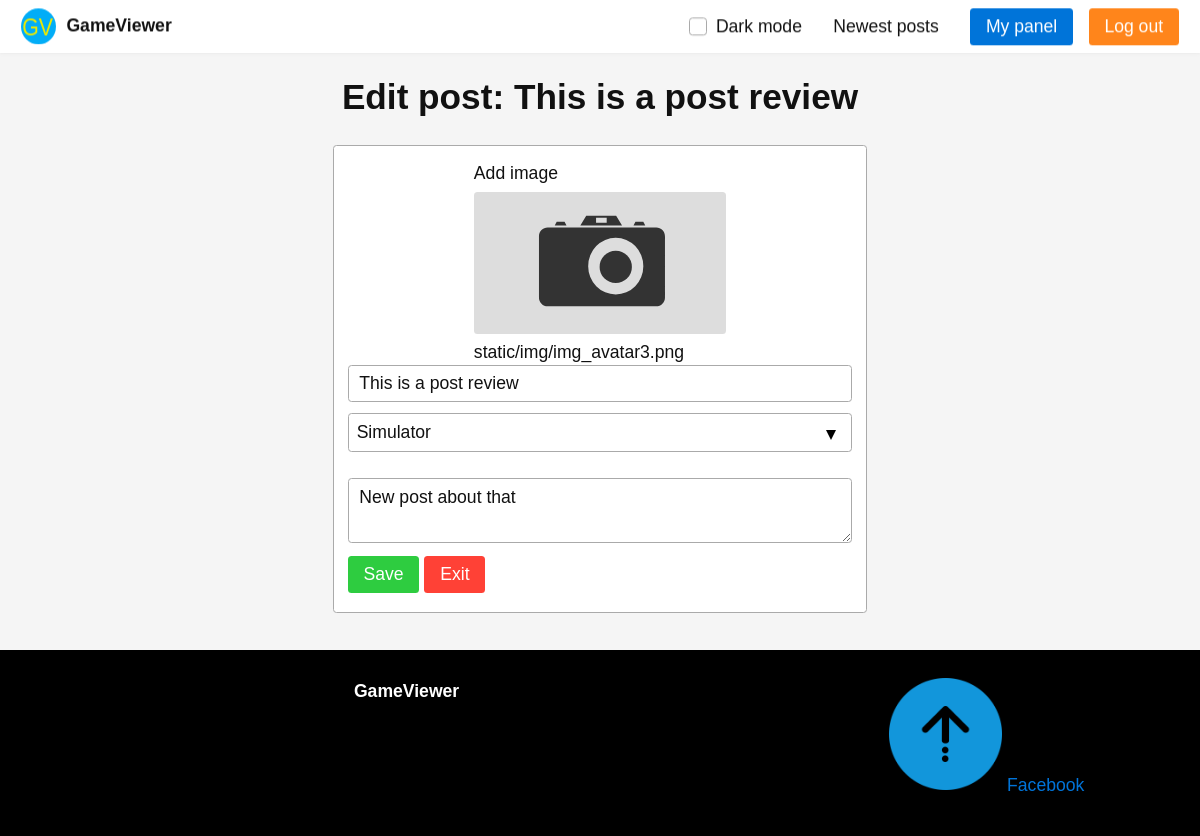
/edit-review/4 (signed in), run on the app's committed database.
### models.py (models this page shows, shortened)
class Reviews(db.Model):
    id = db.Column(db.Integer, primary_key = True)
    id_user = db.Column(db.Integer, db.ForeignKey('users.id'), nullable=False)
    id_cat = db.Column(db.Integer, db.ForeignKey('categories.id'), nullable=False)
    title = db.Column(db.Text(50))
    img = db.Column(db.Text(50))
    content = db.Column(db.Text(50))
    created_at = db.Column(db.Text(50))

### controller.py (the view)
@app.route("/edit-review/<id>")
@isAuth
def editReview(id):
    user = Users.query.filter_by(id = session['user']).first()
    review = Reviews.query.filter_by(id = id).first()
    cats = Categories.query.all()
    return render_template("admin/edit-review.html", review = review, user = user, cats = cats)

### controller.py (called while the page is built)
def isAuth(f):
    @wraps(f)
    def wrap(*args, **kwargs):        # if user is not logged in, redirect to login page
        if session.get('user') != None:
            pass
        else:
            return redirect(url_for('index'))     # finally call f. f() now haves access to g.user
        return f(*args, **kwargs)
    return wrap

### templates/admin/edit-review.html (shortened to what this page needs)
{% extends "layout/base.html" %}
{% block title %} Edit post: {{ review.title }} {% endblock %}
{% block content %}
<div class="half-600">
    <article class="card">
        <footer>
            <form action="/update-review" method="POST" enctype="multipart/form-data">
                <div class="half" style="margin: 0 auto;">
                    Add image
                    <label class="dropimage ">
                    </label>
                    {{ review.img }}
                </div>
                <fieldset class="flex one">
                    <label><input type="text" placeholder="Title" name="title"  value="{{ review.title }}"></label>
                </fieldset>
                <div>
                    <select name="category">
                        {% for cat in cats %}
                            {% if cat.id == review.id %}
                            <option value="{{ cat.id }}" selected>{{ cat.name }}</option>
                            {% else %}
                            <option value="{{ cat.id }}" >{{ cat.name }}</option>
                            {% endif %}
                        {% endfor %}
                    </select>
                </div>
                <br>
                <textarea style="max-width: 100%;" name="content" placeholder="Textarea">{{review.content}}</textarea>
                <input type="submit" class="success" value="Save">
                <a href="{{ url_for('myPosts', id = user.id) }}" class="button error">Exit</a>
            </form>
        </footer>
    </article>
</div>
{% endblock %}

### static/css/style.css (style rules this page uses)
.html { filter: invert(0%); }

### static/css/picnic.css (style rules this page uses)
html { font-family:sans-serif;-ms-text-size-adjust:100%;-webkit-text-size-adjust:100% }
body { margin:0 }
article,aside,details,figcaption,figure,footer,header,hgroup,main,nav,section,summary { display:block }
a { background:transparent }
button,input,optgroup,select,textarea { color:inherit;font:inherit;margin:0 }
button,select { text-transform:none }
button,html input[type="button"],input[type="reset"],input[type="submit"] { -webkit-appearance:button;cursor:pointer }
input { line-height:normal }
fieldset { border:0;padding:0 }
textarea { overflow:auto }
* { box-sizing:inherit }
html,body { font-family:Arial, Helvetica, sans-serif;box-sizing:border-box;height:100% }
body { color:#111;font-size:1.1em;line-height:1.5;background:#fff }
a { color:#0074d9;text-decoration:none;box-shadow:none;transition:all 0.3s }
label { cursor:pointer }
.label,[data-tooltip]:after,button,.button,[type=submit],.dropimage { display:inline-block;text-align:center;letter-spacing:inherit;margin:0;padding:.3em .9em;vertical-align:middle;background:#0074d9;color:#fff;border:0;border-radius:.2em;width:auto;-webkit-touch-callout:none;-webkit-user-select:none;-khtml-user-select:none;-moz-user-select:none;-ms-user-select:none;user-select:none }
.success.label,.success[data-tooltip]:after,button.success,.success.button,.success[type=submit],.success.dropimage { background:#2ecc40 }
.error.label,.error[data-tooltip]:after,button.error,.error.button,.error[type=submit],.error.dropimage { background:#ff4136 }
button,.button,[type=submit],.dropimage { margin:.3em 0;cursor:pointer;transition:all 0.3s;border-radius:.2em;height:auto;vertical-align:baseline;box-shadow:0 0 rgba(17,17,17,0) inset }
input,textarea,.select select { line-height:1.5;margin:0;height:2.1em;padding:.3em .6em;border:1px solid #aaa;background-color:#fff;border-radius:.2em;transition:all 0.3s;width:100% }
textarea { height:auto }
select { background-position:calc(100% - 15px) center;border:1px solid #aaa;border-radius:.2em;cursor:pointer;width:100%;height:2.2em;box-sizing:border-box;padding:.3em .45em;transition:all 0.3s;-moz-appearance:none;-webkit-appearance:none;appearance:none }
select option { font-size:inherit;padding:.45em }
.flex { display:-ms-flexbox;display:flex;margin-left:-.6em;width:calc(100% + .6em);flex-wrap:wrap;transition:all .3s ease }
.flex>* { box-sizing:border-box;flex:1 1 auto;padding-left:.6em;padding-bottom:.6em }
.flex[class*="one"]>*,.flex[class*="two"]>*,.flex[class*="three"]>*,.flex[class*="four"]>*,.flex[class*="five"]>*,.flex[class*="six"]>*,.flex[class*="seven"]>*,.flex[class*="eight"]>*,.flex[class*="nine"]>*,.flex[class*="ten"]>*,.flex[class*="eleven"]>*,.flex[class*="twelve"]>* { flex-grow:0 }
.one>* { width:100% }
@media all and (min-width: 600px) { .two-600>* { width:50% } }
.half { width:50% }
@media all and (min-width: 600px) { .half-600 { width:50%;display:block } }
.card,.modal .overlay ~ * { position:relative;box-shadow:0;border-radius:.2em;border:1px solid #aaa;overflow:hidden;text-align:left;background:#fff;margin-bottom:.6em;padding:0;transition:all .3s ease }
.card>*,.modal .overlay ~ *>* { max-width:100%;display:block }
.card>*:last-child,.modal .overlay ~ *>*:last-child { margin-bottom:0 }
.card footer,.modal .overlay ~ * footer { padding:.8em }
.dropimage { position:relative;display:block;padding:0;padding-bottom:56.25%;overflow:hidden;cursor:pointer;border:0;margin:.3em 0;border-radius:.2em;background-color:#ddd;background-size:cover;background-position:center center;}

### data on the page
Reviews: title "This is a post review", img "static/img/img_avatar3.png", content "New post about that"

### other printed values
form field category "Simulator"
